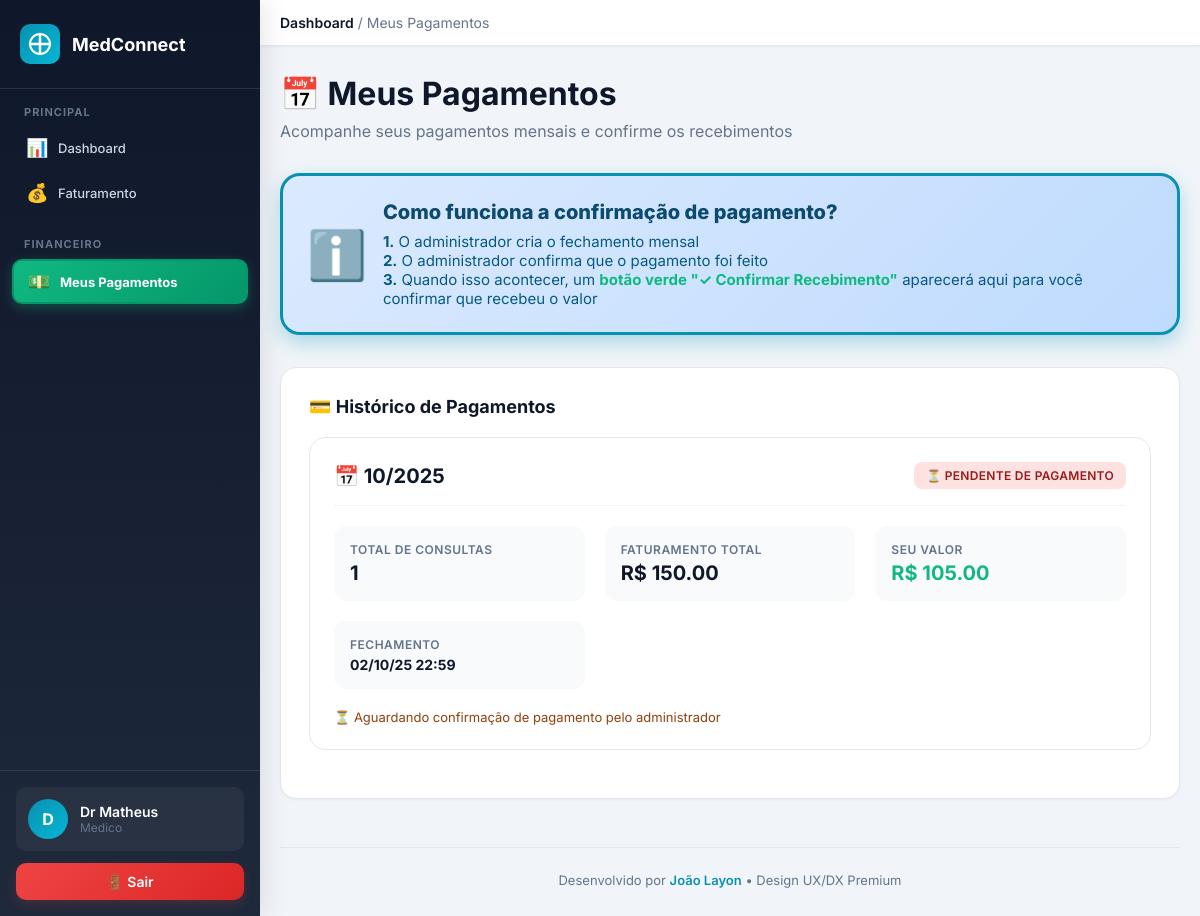
Page /medico/meus-pagamentos (signed in) on the committed database.
### tables this page shows
CREATE TABLE fechamentos_mensais (
        id INTEGER PRIMARY KEY AUTOINCREMENT,
        medico_id INTEGER NOT NULL,
        mes INTEGER NOT NULL,
        ano INTEGER NOT NULL,
        total_consultas INTEGER DEFAULT 0,
        valor_total REAL DEFAULT 0,
        valor_medico REAL DEFAULT 0,
        valor_admin REAL DEFAULT 0,
        data_fechamento DATETIME DEFAULT CURRENT_TIMESTAMP,
        pagamento_confirmado_admin BOOLEAN DEFAULT 0,
        data_confirmacao_admin DATETIME,
        observacoes_admin TEXT,
        pagamento_recebido_medico BOOLEAN DEFAULT 0,
        data_confirmacao_medico DATETIME,
        observacoes_medico TEXT,
        FOREIGN KEY (medico_id) REFERENCES medicos(id),
        UNIQUE(medico_id, mes, ano)
    );

### app.py (the view)
@app.route('/medico/meus-pagamentos')
@role_required('medico')
def medico_pagamentos():
    conn = get_db()
    medico = conn.execute('SELECT id FROM medicos WHERE user_id = ?', (session['user_id'],)).fetchone()
    if not medico:
        flash('Médico não encontrado.', 'error')
        return redirect(url_for('dashboard'))
    fechamentos = conn.execute('''
        SELECT * FROM fechamentos_mensais
        WHERE medico_id = ?
        ORDER BY ano DESC, mes DESC
    ''', (medico['id'],)).fetchall()
    conn.close()
    return render_template('medico_pagamentos.html', fechamentos=fechamentos)

### app.py (called while the page is built, shortened)
def get_cached_system_config():
    global _system_config_cache, _config_cache_time
    now = datetime.now()
    if _system_config_cache and _config_cache_time and (now - _config_cache_time).total_seconds() < CONFIG_CACHE_DURATION:
        return _system_config_cache

@app.context_processor
def inject_config():
    result = {
        'system_config': get_cached_system_config(),
        'user_profile_photo': None
    }
    if 'user_id' in session:
        conn = get_db()
        try:
            user = conn.execute('SELECT profile_photo FROM users WHERE id = ?', (session['user_id'],)).fetchone()
            if user and user['profile_photo']:
                result['user_profile_photo'] = user['profile_photo']
        except:
            pass
        finally:
            conn.close()
    return result

def format_datetime_br(date_string):
    if not date_string:
        return ''
    try:
        if isinstance(date_string, str):
            date_string = date_string.split('.')[0]
            if 'T' in date_string:
                dt = datetime.fromisoformat(date_string.replace('Z', '+00:00'))
                if dt.tzinfo is None:
                    utc_dt = pytz.UTC.localize(dt)
                else:
                    utc_dt = dt
                br_dt = utc_dt.astimezone(BRASILIA_TZ)
                return br_dt.strftime('%d/%m/%y %H:%M')
            else:
                dt = datetime.strptime(date_string, '%Y-%m-%d')
                return dt.strftime('%d/%m/%y 00:00')
    except Exception as e:
        return date_string

def get_db():
    conn = sqlite3.connect(DB_PATH, timeout=20.0, check_same_thread=False)
    conn.row_factory = sqlite3.Row
    conn.execute('PRAGMA journal_mode=WAL')
    conn.execute('PRAGMA synchronous=NORMAL')
    conn.execute('PRAGMA cache_size=-64000')
    conn.execute('PRAGMA temp_store=MEMORY')
    conn.execute('PRAGMA mmap_size=134217728')
    return conn

def role_required(*roles):
    def decorator(f):
        @wraps(f)
        def decorated_function(*args, **kwargs):
            if 'user_id' not in session:
                flash('Você precisa fazer login primeiro.')
                return redirect(url_for('login'))
            if session.get('tipo') not in roles:
                flash('Você não tem permissão para acessar esta página.')
                return redirect(url_for('dashboard'))
            return f(*args, **kwargs)
        return decorated_function
    return decorator

### templates/medico_pagamentos.html (shortened to what this page needs)
{% extends "layout/base.html" %}
{% block breadcrumb %}<strong>Dashboard</strong> / Meus Pagamentos{% endblock %}
{% block sidebar_nav %}
<div class="nav-section">
  <div class="nav-section-title">PRINCIPAL</div>
  <a href="{{ url_for('medico_dashboard') }}" class="nav-item">
    <span class="nav-item-icon">📊</span>
    <span>Dashboard</span>
  </a>
  <a href="{{ url_for('medico_faturamento') }}" class="nav-item">
    <span class="nav-item-icon">💰</span>
    <span>Faturamento</span>
  </a>
</div>
<div class="nav-section">
  <div class="nav-section-title">FINANCEIRO</div>
  <a href="{{ url_for('medico_pagamentos') }}" class="nav-item active" style="background: linear-gradient(135deg, #10b981 0%, #059669 100%); color: white; font-weight: 700; box-shadow: 0 4px 12px rgba(16, 185, 129, 0.3); border: 2px solid #059669;">
    <span class="nav-item-icon">💵</span>
    <span>Meus Pagamentos</span>
  </a>
</div>
{% endblock %}
{% block content %}
<div class="page-header">
  <h1 class="page-title">📅 Meus Pagamentos</h1>
  <p class="page-subtitle">Acompanhe seus pagamentos mensais e confirme os recebimentos</p>
</div>
<div style="background: linear-gradient(135deg, #dbeafe 0%, #bfdbfe 100%); border: 3px solid #0891b2; border-radius: 20px; padding: 24px; margin-bottom: 32px; box-shadow: 0 8px 20px rgba(8, 145, 178, 0.3);">
  <div style="display: flex; align-items: center; gap: 16px;">
    <div style="font-size: 48px;">ℹ️</div>
    <div style="flex: 1;">
      <h2 style="color: #0c4a6e; font-size: 20px; font-weight: 800; margin-bottom: 8px;">
        Como funciona a confirmação de pagamento?
      </h2>
      <p style="color: #075985; font-size: 15px; margin: 0;">
        <strong>1.</strong> O administrador cria o fechamento mensal<br>
        <strong>2.</strong> O administrador confirma que o pagamento foi feito<br>
        <strong>3.</strong> Quando isso acontecer, um <strong style="color: #10b981;">botão verde "✓ Confirmar Recebimento"</strong> aparecerá aqui para você confirmar que recebeu o valor
      </p>
    </div>
  </div>
</div>
<div class="section">
  <div class="section-title">
    💳 Histórico de Pagamentos
  </div>
  {% if fechamentos %}
    {% for f in fechamentos %}
    <div class="payment-card">
      <div class="payment-header">
        <div class="payment-period">
          📅 {{ '%02d'|format(f.mes) }}/{{ f.ano }}
        </div>
        <div class="payment-status">
          {% if f.pagamento_recebido_medico %}
            <span class="badge badge-success">✓ Confirmado por Você</span>
          {% elif f.pagamento_confirmado_admin %}
            <span class="badge badge-warning">⏳ Aguardando Confirmação</span>
          {% else %}
            <span class="badge badge-danger">⏳ Pendente de Pagamento</span>
          {% endif %}
        </div>
      </div>
      <div class="payment-details">
        <div class="detail-item">
          <div class="detail-label">Total de Consultas</div>
          <div class="detail-value">{{ f.total_consultas }}</div>
        </div>
        <div class="detail-item">
          <div class="detail-label">Faturamento Total</div>
          <div class="detail-value">R$ {{ '%.2f'|format(f.valor_total) }}</div>
        </div>
        <div class="detail-item">
          <div class="detail-label">Seu Valor</div>
          <div class="detail-value" style="color: #10b981;">R$ {{ '%.2f'|format(f.valor_medico) }}</div>
        </div>
        <div class="detail-item">
          <div class="detail-label">Fechamento</div>
          <div class="detail-value" style="font-size: 14px;">{{ f.data_fechamento|datetime_br }}</div>
        </div>
      </div>
      <div class="payment-actions" style="margin-top: 20px;">
        {% if f.pagamento_confirmado_admin and not f.pagamento_recebido_medico %}
        <button class="btn-small btn-confirm" onclick="confirmarRecebimento({{ f.id }}, '{{ '%02d'|format(f.mes) }}/{{ f.ano }}', {{ f.valor_medico }})">
          ✓ Confirmar Recebimento
        </button>
        <span style="color: #10b981; font-size: 13px;">
          Pagamento confirmado pelo admin em {{ f.data_confirmacao_admin|datetime_br }}
        </span>
        {% elif f.pagamento_recebido_medico %}
        <span style="color: #059669; font-size: 13px; font-weight: 600;">
          ✓ Você confirmou o recebimento em {{ f.data_confirmacao_medico|datetime_br }}
        </span>
        {% else %}
        <span style="color: #92400e; font-size: 13px;">
          ⏳ Aguardando confirmação de pagamento pelo administrador
        </span>
        {% endif %}
      </div>
    </div>
    {% endfor %}
  {% else %}
  <div class="empty-state">
    <div class="empty-state-icon">📅</div>
    <h3 style="margin-bottom: 8px; color: #334155;">Nenhum fechamento registrado</h3>
    <p>Os fechamentos mensais aparecerão aqui quando forem criados pelo administrador.</p>
  </div>
  {% endif %}
</div>
<div style="text-align: center; color: #64748b; font-size: 13px; margin-top: 48px; padding-top: 24px; border-top: 1px solid #e2e8f0;">
  Desenvolvido por <strong style="color: #0891b2; font-weight: 600;">João Layon</strong> • Design UX/DX Premium
</div>
{% endblock %}

### templates/layout/base.html (style rules this page uses)
* { margin: 0; padding: 0; box-sizing: border-box; }
html { overflow-x: hidden; width: 100%; }
body { font-family: 'Inter', -apple-system, BlinkMacSystemFont, 'Segoe UI', Roboto, sans-serif; background: #f1f5f9; min-height: 100vh; overflow-x: hidden; width: 100%; }
.nav-section { margin-bottom: 24px; }
.nav-section-title { color: #64748b; font-size: 11px; font-weight: 700; text-transform: uppercase; letter-spacing: 1px; padding: 0 12px; margin-bottom: 8px; }
.nav-item { display: flex; align-items: center; gap: 12px; padding: 12px 16px; color: #cbd5e1; text-decoration: none; border-radius: 10px; margin-bottom: 4px; transition: all 0.2s; font-size: 14px; font-weight: 500; }
.nav-item.active { background: linear-gradient(135deg, #0891b2, #06b6d4); color: white; box-shadow: 0 4px 12px rgba(8, 145, 178, 0.3); }
.nav-item-icon { font-size: 18px; width: 20px; text-align: center; }
.breadcrumb strong { color: #0f172a; font-weight: 600; }
.page-header { margin-bottom: 32px; }
.page-title { font-size: 32px; font-weight: 700; color: #0f172a; margin-bottom: 8px; }
.page-subtitle { color: #64748b; font-size: 16px; }
@media (min-width: 993px) and (max-width: 1200px) { .nav-item { font-size: 13px; padding: 10px 14px; } }

### templates/medico_pagamentos.html (style rules this page uses)
.section { background: white; padding: 28px; border-radius: 16px; margin-bottom: 28px; box-shadow: 0 1px 3px rgba(0,0,0,0.05); border: 1px solid #e2e8f0; }
.section-title { font-size: 18px; font-weight: 700; color: #0f172a; margin-bottom: 20px; display: flex; align-items: center; gap: 8px; }
.payment-card { background: white; border: 1px solid #e2e8f0; border-radius: 16px; padding: 24px; margin-bottom: 20px; transition: all 0.3s; }
.payment-header { display: flex; justify-content: space-between; align-items: center; margin-bottom: 20px; padding-bottom: 16px; border-bottom: 1px solid #f1f5f9; }
.payment-period { font-size: 20px; font-weight: 700; color: #0f172a; }
.payment-status { display: flex; gap: 8px; align-items: center; }
.badge { display: inline-flex; align-items: center; gap: 4px; padding: 6px 12px; border-radius: 8px; font-size: 12px; font-weight: 600; text-transform: uppercase; letter-spacing: 0.3px; }
.badge-danger { background: #fee2e2; color: #991b1b; }
.payment-details { display: grid; grid-template-columns: repeat(auto-fit, minmax(200px, 1fr)); gap: 20px; margin-bottom: 20px; }
.detail-item { background: #f8fafc; padding: 16px; border-radius: 12px; }
.detail-label { font-size: 12px; color: #64748b; font-weight: 600; text-transform: uppercase; letter-spacing: 0.5px; margin-bottom: 4px; }
.detail-value { font-size: 20px; font-weight: 700; color: #0f172a; }
.payment-actions { display: flex; gap: 12px; align-items: center; }

### rows in the picture
fechamentos_mensais: mes "10", ano "2025", pagamento_recebido_medico "⏳ PENDENTE DE PAGAMENTO", total_consultas "1", valor_total "150.00", valor_medico "105.00", data_fechamento "02/10/25 22:59", shows "⏳ Aguardando confirmação de pagamento pelo administrador"

### other values in the picture
{{ system_config.platform_name }} "MedConnect"
{{ session.nome[0] if session.nome else 'U' }} "D"
{{ session.nome }} "Dr Matheus"
{{ session.tipo|capitalize }} "Medico"
